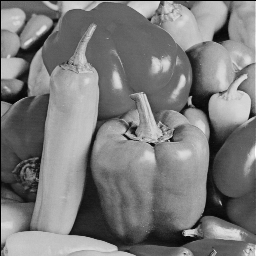
%> input picture submission2/Code/Matlab/PPCA/input_img.png, 256 x 256 px
$ octave PPCA_EM_CorruptedEntries.m   (GNU Octave 9; MATLAB toolbox functions it lacks are replaced by stand-ins)
%> lines starting %> are read from the running program, lines starting %| are printed output that depends on the picture; long printed decimals are rounded
% This code calculates Error and generates results by recovering
% an image which is corrupted by various %, recovery is done using
% Probabilistic PCA performed using EM algorithm
% Group - 10

clc;
close all;
clear all;

% Read an Image
img1 = imread('input_img.png');
%> img1 is the input picture: size 256x256 uint8; min 0, max 254, mean 123.1
q = 20;%Eigenvalues
[N, d] = size(img1);
%> N = 256; d = 256
T1 = im2double(img1);
iter = 1000;
%The value of n1 is the % of corruption to be performed
n1 = 0.1:0.1:0.5;

for p = 1:length(n1)
    T = imnoise(T1,'salt & pepper',n1(p));
    for j = 1:d
        mu(j) = mean(T(:,j));
    end
    tic;
    S = zeros(d);
    for n = 1:N
        S = S + (T(n,:)' - mu') * (T(n,:)' - mu')';
    end
    S = 1/N * S;
    [d, ~] = size(S);

    % initialize W and sigma with random value
    W = randn(size(T,2),q);
    sigma = randn(1);
    epsilon = 0.001;

    for it = 1:iter
    % loop
        M = W'*W + sigma^2 * eye(q);
        W_new = S*W*inv(sigma^2 * eye(q) + inv(M)*W'*S*W);
        sigma_new = sqrt(1/d * trace(S - S*W*inv(M)*W_new'));
        W = W_new;
        sigma = sigma_new;
    end

    W = W_new;
    sigma = sigma_new;

    [N, d] = size(T);
    [~, q] = size(W);

    M = W'*W + sigma^2 * eye(q);
    for j = 1:d
        mu(j) = mean(T(:,j));
    end
    for i = 1:N
        Tnorm(i,:) = T(i,:) - mu;
    end

    X = inv(M) * W' * Tnorm';

    [~, N] = size(X);

    % Generate the recovered image
    rec = ((W/(W'*W)*M*X))';

    for j = 1:size(T,1)
        rec(j,1:size(T,2)) = (rec(j,1:size(T,2))+mu(1:size(T,2)));
    end
    time(p)=toc;
    % All the results are plotted
    figure,
    subplot(2,2,1),imshow(img1),title('Input Image')
    subplot(2,2,2),imshow(T),title('Corrupted Image')
    subplot(2,2,3),imshow(rec),title('Recovered Image')
    suptitle('PPCA - EM for Corrupted Values');
    Error = norm(rec-T1);
    fprintf('Bishop Error: %f\n',Error);

    [a(p),b(p),c(p),de(p)] = measerr(T1,rec);
    r(p)=Error;
end
%> this loop made 5 passes
%> Error on passes 1 to 5: 5.35, 8.23, 10.56, 13.37, 15.43
%| Bishop Error: 5.345
%| Bishop Error: 8.233
%| Bishop Error: 10.560
%| Bishop Error: 13.370
%| Bishop Error: 15.429
%> pass 1, `T = imnoise(T1,'salt & pepper',n1(p));`:
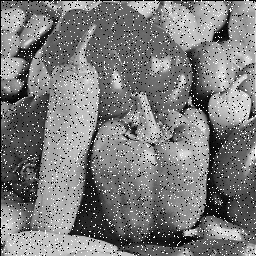
%> T: size 256x256 double; min 0, max 1, mean 0.484
%> pass 1, `S = 1/N * S;`:
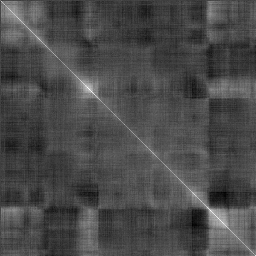
%> S: size 256x256 double; min -0.0375, max 0.101, mean 0.00299; drawn with min black and max white
%> pass 1, `W = W_new;`:
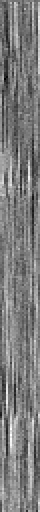
%> W: size 256x20 double (shown 2 times larger); min -0.141, max 0.155, mean 0.0041; drawn with min black and max white
%> pass 1, `M = W'*W + sigma^2 * eye(q);`:
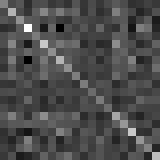
%> M: size 20x20 double (shown 8 times larger); min -0.376, max 0.964, mean 0.028; drawn with min black and max white
%> after the loop:
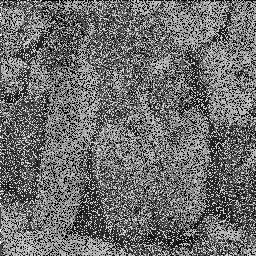
%> Tnorm: size 256x256 double; min -0.595, max 0.785, mean -1.04e-17; drawn with min black and max white
%> after the loop, a = [68.22 65.33 63.47 61.99 60.95]; b = [0.0098 0.019 0.0293 0.0411 0.0523]; c = [0.965 1.27 1.14 1.33 1.16]; de = [0.986 0.992 0.993 1.01 1.03]; mu = 256 values, max 0.595 at index 62, min 0.215 at index 1, mean 0.492; r = [5.35 8.23 10.56 13.37 15.43]; time = [2.29 2.3 2.22 2.23 2.25]

% Plot MSE
figure,plot(n1*100,b);
title('Error Plot for Corrupted Entries using PPCA-EM');
xlabel('% of Corrupted Entries');
ylabel('Mean Square Error');
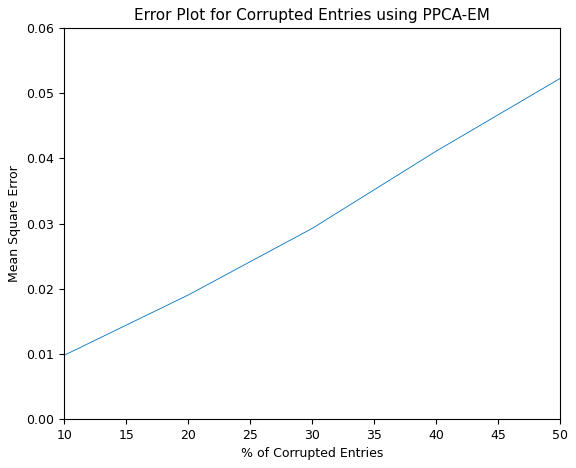
%> figure redrawn from the program's plot data

%Plot Error calculated using Norm
figure,plot(n1*100,r);
title('Error for Corrupted Entries using PPCA-EM');
xlabel('% of Corrupted Entries');
ylabel('Norm Error');
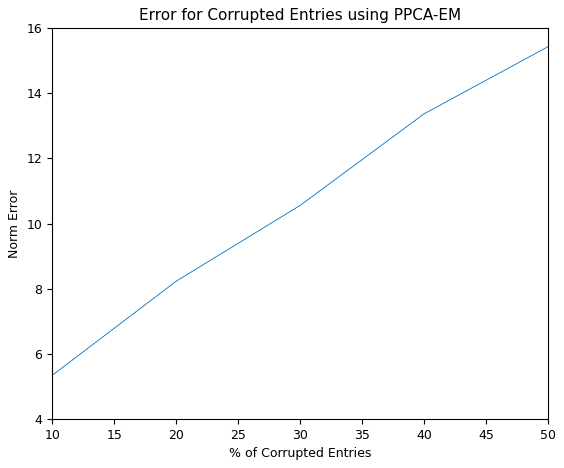
%> figure redrawn from the program's plot data

% figure,plot(n1*100,time);
% title('Time taken for recovering Corrupted Entries using PPCA-EM');
% xlabel('% of Corrupted Entries');
% ylabel('Time in seconds');
